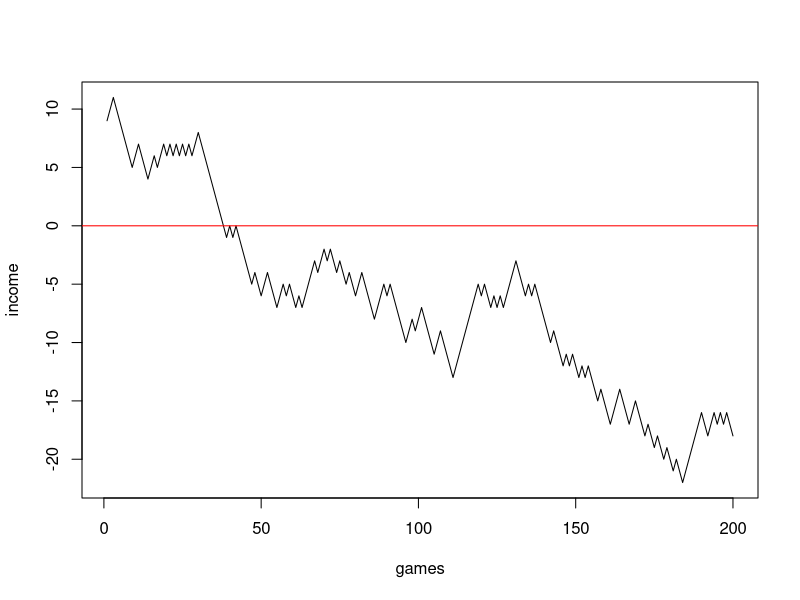
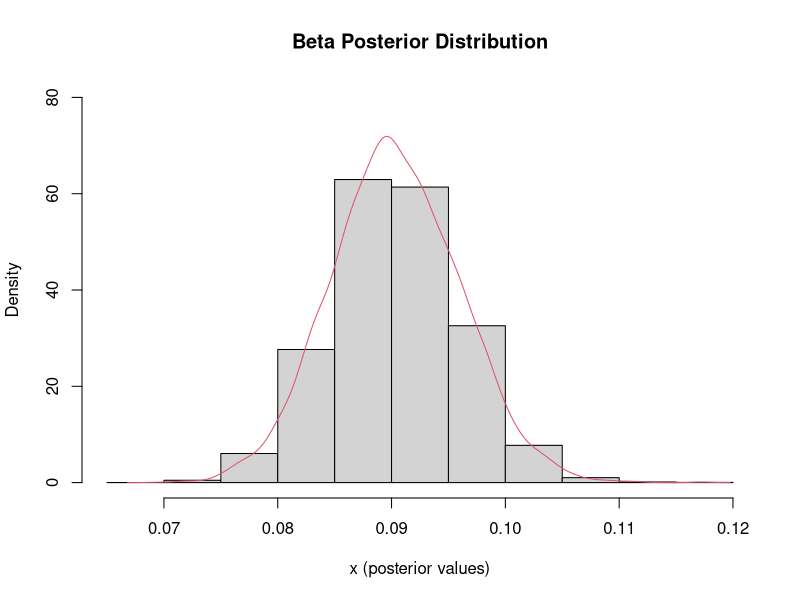

The R source for these figures, in order:
## ---- chunk 1
N = 200
income = 10
games = 2*(runif(N)<0.473) - 1 ## generate 1s and -1s
out = cumsum(games) + income

plot(1:N, out, type = "l", xlab = "games", ylab = "income")
abline(h = 0, col = "red")






GamblersRuin = function(i){
  income = 10
  n = 0
  while(!(income %in% c(0,20))){
    n = n + 1 ## number of runs till ruin or success
    x = runif(1)
    if(x <= 0.473){
      income = income + 1
    } else{
      income = income - 1
    }
  }
  return(c(n,income))
}

GamblersRuin()

out = lapply(X = 1:100, FUN = GamblersRuin)
out = do.call(rbind, out)

## percentage of success
sum(out[,2] == 20 )



## ---- chunk 2
knitr::opts_chunk$set(echo = TRUE)
## ---- chunk 3
N = 10^4
set.seed(123)
x = rbeta(n = N, shape1 = 219 + 12.05, shape2 = 2430 - 219 + 116.06)
d = density(x)
hist(x = x, probability = TRUE, 
      main = "Beta Posterior Distribution",
     xlab = "x (posterior values)", ylab = "Density",
     ylim = c(0,80))
lines(x = d$x , y = d$y, type = "l", col = 2)

print("Median: ")
print(quantile(x = x, probs = c(0.025, 0.5, 0.975)))


